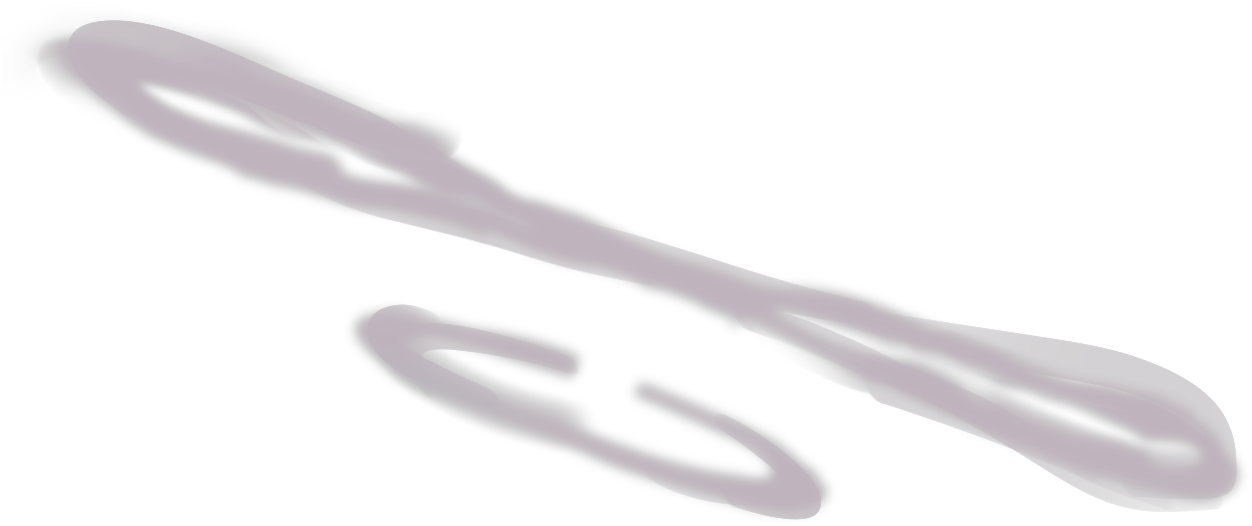
#> input picture Assets/Skills/BlackHole/Glow.png, 1252 x 526 px, found by its file name
$ python make_ae_mask.py
#> lines starting #> are read from the running program, lines starting #| are printed output that depends on the picture
"""Full-canvas matte at AE position (618,408.5), using original straight alpha."""
from pathlib import Path
import numpy as np
from PIL import Image

def make_mask():
    here = Path(__file__).resolve().parent
    source = here/'SourceTextures/BlackHole'
    alpha = np.array(Image.open(source/'Glow.png'))[:, :, 3].astype(np.uint16)
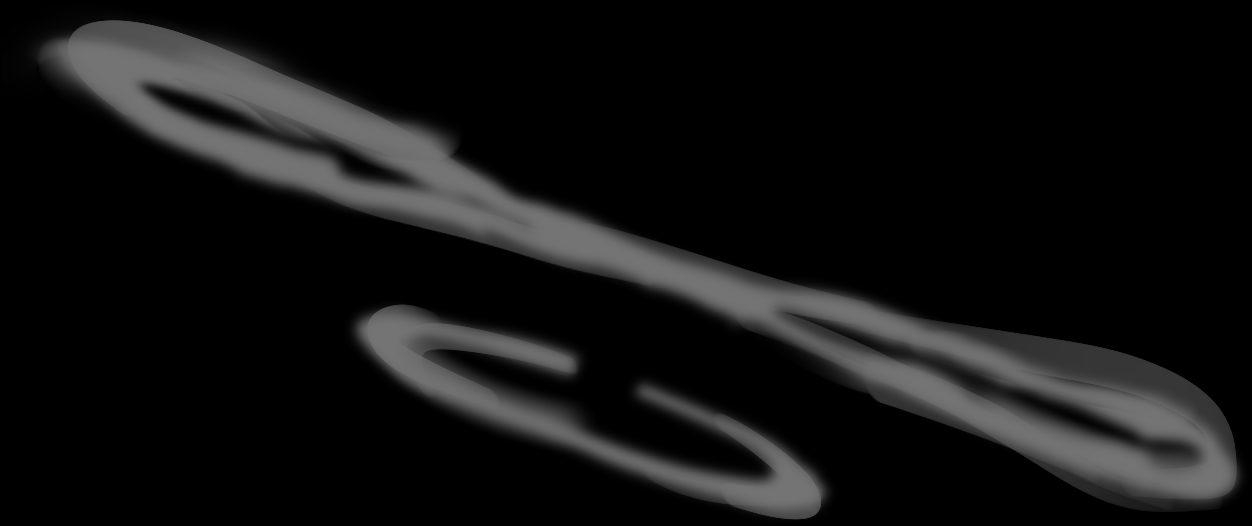
#> alpha: shape (526, 1252) uint16; min 0, max 116, mean 18.3
    # Glow top-left=(-8,145.5). Average the two adjacent integer placements.
    a = np.zeros((817, 1280), dtype=np.uint16)
    b = a.copy()
    a[145:145+526, :1244] = alpha[:, 8:]
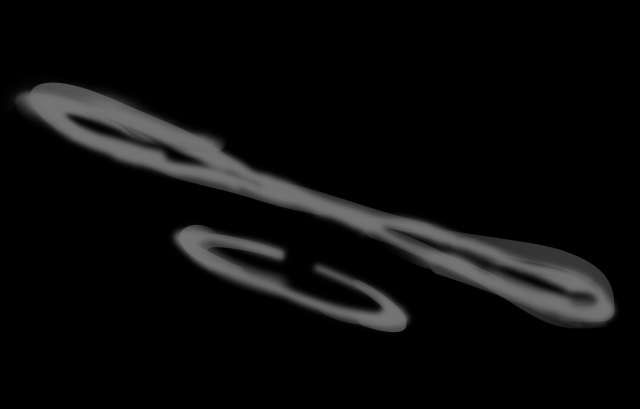
#> a: shape (817, 1280) uint16 (shown at 1/2 size); min 0, max 116, mean 11.5
    b[146:146+526, :1244] = alpha[:, 8:]
    mask = np.zeros((817, 1280, 4), dtype=np.uint8)
    mask[:, :, :3] = 255
    mask[:, :, 3] = ((a+b+1)//2).astype(np.uint8)
    Image.fromarray(mask).save(source/'GlowMask.png')

if __name__ == '__main__':
    make_mask()
